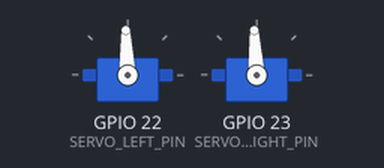
Simulated run of this sketch. Board: ESP32. Parts: 2 × servo. Nothing arrives over Bluetooth unless stated; what the sketch prints to the serial monitor is not drawn.

Above: at 0.1 s.
Timing chart, 0 to 1.6 s (numbered marks = the images above):
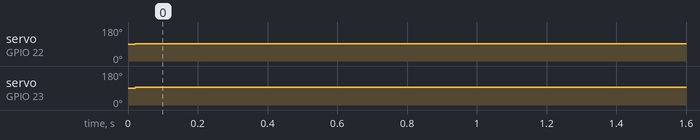

Measured:
- by itself, servo on GPIO 22 (SERVO_LEFT_PIN): 90° → 92° at 0.02 s
- by itself, servo on GPIO 23 (SERVO_RIGHT_PIN): 90° → 93° at 0.02 s

The sketch:

Work_In_Progress_RB_Code.ino
```cpp
#include <ESP32Servo.h>
#include <ps5Controller.h>

Servo servoLeft;
Servo servoRight;

#define SERVO_LEFT_PIN 22
#define SERVO_RIGHT_PIN 23

unsigned long lastTimeStamp = 0;

void setup() {
  servoLeft.attach(SERVO_LEFT_PIN);
  servoRight.attach(SERVO_RIGHT_PIN);

  Serial.begin(115200);
  ps5.attach(notify);
  ps5.attachOnConnect(onConnect);
  ps5.attachOnDisconnect(onDisConnect);
  ps5.begin("24:a6:fa:ca:d0:75"); // your PS5 controller MAC address

  while (!ps5.isConnected()) {
    Serial.println("PS5 controller not found");
    delay(300);
  }

  Serial.println("Ready.");
}

void notify() {
  char messageString[200];
  sprintf(messageString, "%4d,%4d,%4d,%4d,%3d,%3d,%3d,%3d,%3d,%3d,%3d,%3d,%3d,%3d,%3d,%3d,%3d,%3d,%3d,%3d,%3d,%3d,%3d,%3d",
          ps5.LStickX(), ps5.LStickY(), ps5.RStickX(), ps5.RStickY(),
          ps5.Left(), ps5.Down(), ps5.Right(), ps5.Up(),
          ps5.Square(), ps5.Cross(), ps5.Circle(), ps5.Triangle(),
          ps5.L1(), ps5.R1(), ps5.L2(), ps5.R2(),
          ps5.Share(), ps5.Options(), ps5.PSButton(), ps5.Touchpad(),
          ps5.Charging(), ps5.Audio(), ps5.Mic(), ps5.Battery());

  if (millis() - lastTimeStamp > 50) {
    Serial.println(messageString);
    lastTimeStamp = millis();
  }

  controlMotors();
}

void controlMotors() {
  int leftStickY = ps5.LStickY(); // Read left stick Y-axis
  int rightStickY = ps5.RStickY(); // Read right stick Y-axis

  // Map the stick values to the servo range
  int leftServoValue = map(leftStickY, -128, 127, 2500, 500);
  int rightServoValue = map(rightStickY, -128, 127, 500, 2500);

  // Control the servos based on joystick positions
  servoLeft.writeMicroseconds(leftServoValue);
  servoRight.writeMicroseconds(rightServoValue);
}

void onConnect() {
  Serial.println("Connected!");
}

void onDisConnect() {
  Serial.println("Disconnected!");
}

void loop() {
  // Nothing to do here
}
```

PS5Controller.h
```cpp
#ifndef PS5CONTROLLER_H
#define PS5CONTROLLER_H

#include <ps5Controller.h>

class PS5Controller {
public:
  PS5Controller();
  void begin(const char *macAddress);
  void attachCallbacks();
  void notify();
  bool isConnected();

private:
  void onConnect();
  void onDisConnect();
  void controlMotors();
  unsigned long lastTimeStamp;
};

#endif // PS5CONTROLLER_H
```
